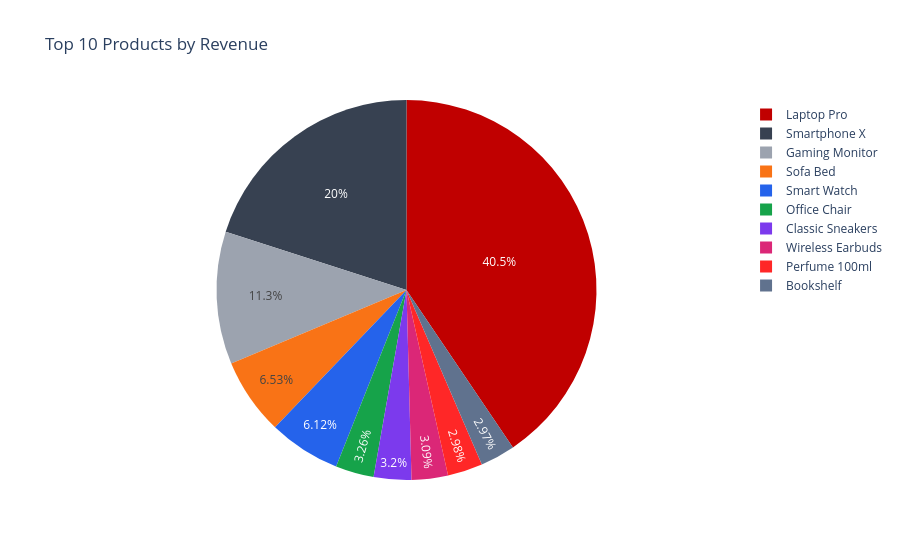

Notebook cell for this chart:
### Code cell
px.pie(top_products, names=top_products.index, values=top_products.values, title='Top 10 Products by Revenue', color_discrete_sequence=PALETTE)

### Figure 1 — Plotly figure (JSON) as saved in the notebook; plotly's stock layout.template omitted (floating-point values rounded to 4 significant figures)
{"data": [{"domain": {"x": [0, 1], "y": [0, 1]}, "hovertemplate": "product=%{label}<br>value=%{value}<extra></extra>", "labels": ["Laptop Pro", "Smartphone X", "Gaming Monitor", "Sofa Bed", "Smart Watch", "Office Chair", "Classic Sneakers", "Wireless Earbuds", "Perfume 100ml", "Bookshelf"], "legendgroup": "", "name": "", "showlegend": true, "type": "pie", "values": [4549000.0, 2248000.0, 1266000.0, 732600.0, 687200.0, 366200.0, 358700.0, 346800.0, 334400.0, 333600.0]}], "layout": {"legend": {"tracegroupgap": 0}, "piecolorway": ["#C00000", "#374151", "#9CA3AF", "#F97316", "#2563EB", "#16A34A", "#7C3AED", "#DB2777"], "title": {"text": "Top 10 Products by Revenue"}}}
